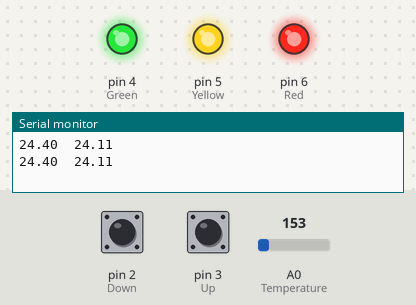
Recording of a sketch running on a simulated Arduino Uno, built with avr-gcc and run on an emulated ATmega328P. Shown: output pins drawn as LEDs (lit = HIGH), the last lines printed to the serial monitor. The test bench sets the inputs (shaded band); at power-on: A0 (Temperature) = 153, pin 2 (Down) LOW, pin 3 (Up) LOW.

Above: at 1.8 s.
1.9 s: A0 (Temperature) set to 152
At 4.2 s:
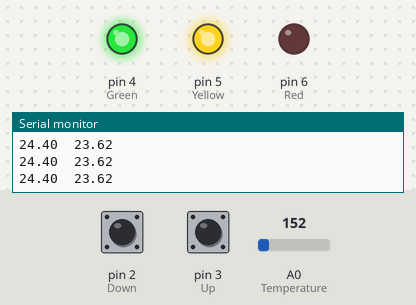
4.5 s: A0 (Temperature) set to 133
At 6.8 s:
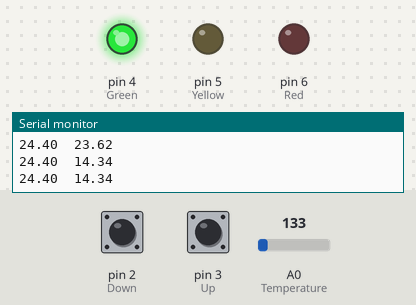
7.5 s: A0 (Temperature) set to 165
At 10.2 s:
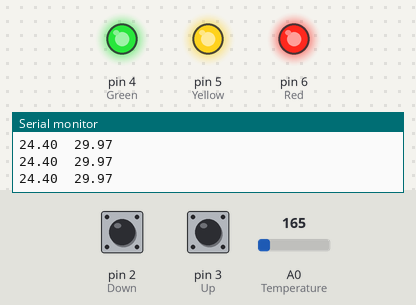
10.5 s: A0 (Temperature) set to 114
At 12.8 s:
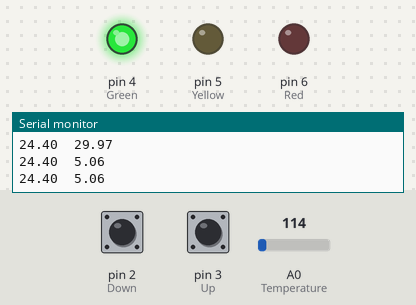
Timing chart, 0 to 14.3 s (numbered marks = the images above; inputs shaded):
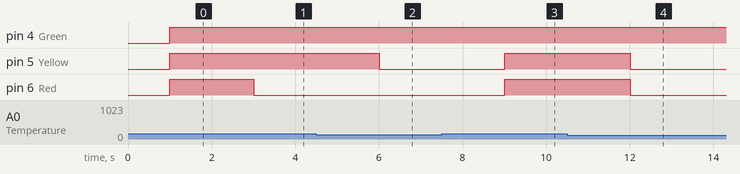

Measured:
- the behaviour switches between 153 and 152 on A0 (Temperature) (found by bisection; images 0 and 1)
- after the input at 1.9 s, pin 6 (Red): HIGH → LOW after 1.1 s
- after the input at 4.5 s, pin 5 (Yellow): HIGH → LOW after 1.5 s
- after the input at 7.5 s, pin 5 (Yellow), pin 6 (Red): LOW → HIGH after 1.5 s
- after the input at 10.5 s, pin 5 (Yellow), pin 6 (Red): HIGH → LOW after 1.5 s

The sketch:

03-love-o-meter.ino
```cpp
const int Temperature = A0;
const int Down   = 2;
const int Up     = 3;
const int Green  = 4;
const int Yellow = 5;
const int Red    = 6;
const int Delay  = 200;

void setup() {
  Serial.begin(9600);

  // 1. Buttons
  pinMode(Down, INPUT);
  pinMode(Up, INPUT);
  digitalWrite(Down, LOW);
  digitalWrite(Up, LOW);
  attachInterrupt(digitalPinToInterrupt(Down), onDown, RISING);
  attachInterrupt(digitalPinToInterrupt(Up), onUp, RISING);

  // 2. LEDs
  pinMode(Green, OUTPUT);
  pinMode(Yellow, OUTPUT);
  pinMode(Red, OUTPUT);
  digitalWrite(Green, LOW);
  digitalWrite(Yellow, LOW);
  digitalWrite(Red, LOW);
}

int AnalogBitMax = 1024;

// From datasheet of TMP36 - https://www.analog.com/media/en/technical-documentation/data-sheets/tmp35_36_37.pdf - 22.02.2025
volatile float BaseTemp = 24.4;      // C
const float MaxVoltage  = 5.0;
const float BaseTempVoltage = 0.75;  // V
const float VoltagePerTemp = 0.01;   // V/C
const float TempPerVoltage = 100.0;  // C/V

void loop() {
  int   readBit = analogRead(Temperature);                               // between [0, 1024];
  float readVolt = (float(readBit) / AnalogBitMax) * MaxVoltage;         // between [0V, 5V]
  float temp = BaseTemp + (readVolt - BaseTempVoltage) * TempPerVoltage; // Between [-40C, +125C] specified

  // For the serial plotter
  Serial.print(BaseTemp);
  Serial.print("\t");
  Serial.println(temp);

  delay(Delay*5);

  // Set colors of LED
  if (temp > 24.0) {
    digitalWrite(Red, HIGH);
    digitalWrite(Yellow, HIGH);
    digitalWrite(Green, HIGH);
  } else if (temp > 22.0) {
    digitalWrite(Red, LOW);
    digitalWrite(Yellow, HIGH);
    digitalWrite(Green, HIGH);
  } else {
    digitalWrite(Red, LOW);
    digitalWrite(Yellow, LOW);
    digitalWrite(Green, HIGH);
  }
}

volatile int last = 0;

void onDown() {
  // Debounce
  unsigned long current = millis();
  if (current - last < Delay*3) return;
  last = current;

  // Handle
  BaseTemp -= 0.1;
}

void onUp() {
  // Debounce
  unsigned long current = millis();
  if (current - last < Delay*3) return;
  last = current;

  // Handle
  BaseTemp += 0.1;
}
```
